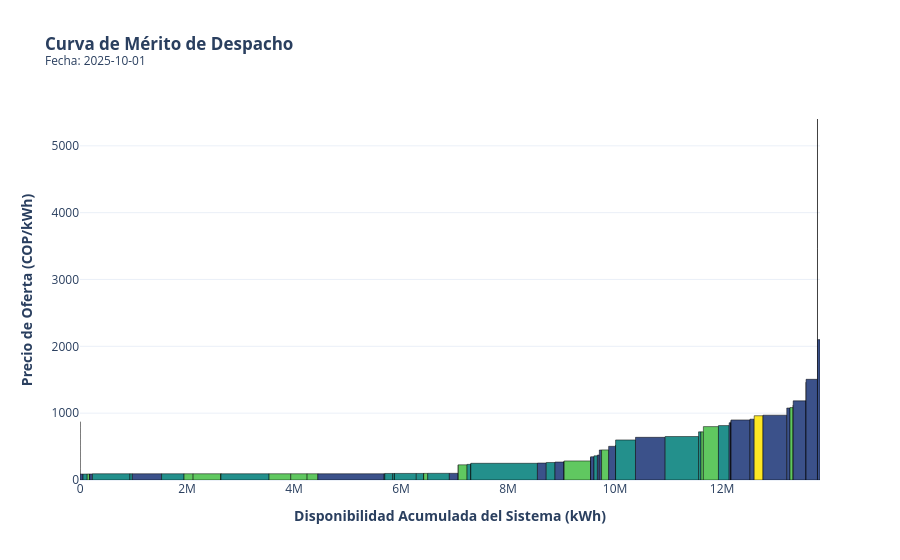

The cell this chart's notebook holds for it:
### Code cell
fig = go.Figure()

fig.add_trace(go.Bar(
    x=df_curva['Centro_X'],
    y=df_curva['Precio_Oferta'],
    width=df_curva['disponibilidad'], # El ancho del bloque representa los MW de disponibilidad
    customdata=df_curva[['Nombre_Planta', 'Tecnologia', 'Values_code', 'disponibilidad']],
    hovertemplate=(
        "<b>Planta:</b> %{customdata[0]}<br>"
        "<b>Tecnología:</b> %{customdata[1]}<br>"
        "<b>Código:</b> %{customdata[2]}<br>"
        "<b>Precio de Oferta:</b> %{y:,.2f} COP/kWh<br>"
        "<b>Disponibilidad:</b> %{customdata[3]:,.2f} kWh<br>"
        "<extra></extra>"
    ),
    marker=dict(
        color=pd.factorize(df_curva['Tecnologia'])[0], # Colores automáticos por tipo de tecnología
        colorscale='Viridis',
        line=dict(color='black', width=0.5) # Línea sutil para separar visualmente los bloques
    )
))

# 8. Ajustes de diseño de la gráfica
fig.update_layout(
    title=f'<b>Curva de Mérito de Despacho </b><br><sup>Fecha: {fecha_objetivo}</sup>',
    xaxis_title='<b>Disponibilidad Acumulada del Sistema (kWh)</b>',
    yaxis_title='<b>Precio de Oferta (COP/kWh)</b>',
    template='plotly_white',
    hovermode='x',
    bargap=0 # Evita espacios vacíos artificiales entre los bloques contiguos
)

fig.show()

### Figure 1 — Plotly figure (JSON) as saved in the notebook; plotly's stock layout.template omitted (floating-point values rounded to 4 significant figures; data arrays with more than 128 entries replaced by an {"elided": "..."} marker saying what was removed)
{"data": [{"customdata": {"elided": "79x4 mixed values"}, "hovertemplate": "<b>Planta:</b> %{customdata[0]}<br><b>Tecnología:</b> %{customdata[1]}<br><b>Código:</b> %{customdata[2]}<br><b>Precio de Oferta:</b> %{y:,.2f} COP/kWh<br><b>Disponibilidad:</b> %{customdata[3]:,.2f} kWh<br><extra></extra>", "marker": {"color": [0, 0, 0, 0, 0, 0, 0, 0, 0, 0, 1, 2, 3, 0, 1, 2, 2, 1, 2, 3, 3, 0, 2, 3, 3, 3, 1, 2, 2, 2, 0, 2, 2, 0, 3, 2, 1, 0, 3, 2, 0, 2, 1, 2, 1, 0, 3, 0, 1, 2, 1, 1, 3, 1, 0, 2, 1, 2, 2, 3, 3, 2, 1, 1, 0, 1, 1, 4, 1, 1, 3, 0, 1, 0, 1, 0, 0, 0, 1], "colorscale": [[0, "#440154"], [0.1111, "#482878"], [0.2222, "#3e4989"], [0.3333, "#31688e"], [0.4444, "#26828e"], [0.5556, "#1f9e89"], [0.6667, "#35b779"], [0.7778, "#6ece58"], [0.8889, "#b5de2b"], [1, "#fde725"]], "line": {"color": "black", "width": 0.5}}, "type": "bar", "width": [0.0, 0.0, 0.0, 0.0, 0.0, 0.0, 0.0, 0.0, 0.0, 0.0, 55000.0, 78000.0, 47000.0, 0.0, 50000.0, 700000.0, 47000.0, 546000.0, 420000.0, 170000.0, 519600.0, 0.0, 900000.0, 405000.0, 306000.0, 200000.0, 1240000.0, 12000.0, 145000.0, 35000.0, 0.0, 409000.0, 138000.0, 0.0, 75000.0, 405000.0, 166000.0, 0.0, 165000.0, 70000.0, 0.0, 1245000.0, 165000.0, 164000.0, 170000.0, 0.0, 495000.0, 0.0, 63000.0, 64000.0, 36000.0, 42000.0, 132000.0, 130000.0, 0.0, 372000.0, 555000.0, 624000.0, 45000.0, 45000.0, 282000.0, 200000.0, 28000.0, 8000.0, 0.0, 352000.0, 80000.0, 164000.0, 445000.0, 60000.0, 60000.0, 0.0, 241000.0, 0.0, 213000.0, 0.0, 0.0, 0.0, 47000.0], "x": [0.0, 0.0, 0.0, 0.0, 0.0, 0.0, 0.0, 0.0, 0.0, 0.0, 27500.0, 94000.0, 156500.0, 180000.0, 205000.0, 580000.0, 953500.0, 1250000.0, 1733000.0, 2028000.0, 2373000.0, 2633000.0, 3083000.0, 3735000.0, 4091000.0, 4344000.0, 5064000.0, 5690000.0, 5768000.0, 5858000.0, 5876000.0, 6080000.0, 6354000.0, 6423000.0, 6460000.0, 6700000.0, 6986000.0, 7069000.0, 7151000.0, 7269000.0, 7304000.0, 7926000.0, 8631000.0, 8796000.0, 8963000.0, 9048000.0, 9295000.0, 9543000.0, 9574000.0, 9638000.0, 9688000.0, 9727000.0, 9814000.0, 9945000.0, 10010000.0, 10200000.0, 10660000.0, 11250000.0, 11580000.0, 11630000.0, 11790000.0, 12030000.0, 12150000.0, 12160000.0, 12170000.0, 12340000.0, 12560000.0, 12680000.0, 12990000.0, 13240000.0, 13300000.0, 13330000.0, 13450000.0, 13570000.0, 13680000.0, 13780000.0, 13780000.0, 13780000.0, 13810000.0], "y": [82.06, 86.0, 87.0, 87.0, 88.0, 88.36, 88.36, 88.36, 88.36, 88.83, 89.0, 89.0, 90.0, 90.0, 90.0, 93.39, 93.4, 93.4, 93.4, 93.4, 93.4, 93.4, 93.4, 93.4, 93.4, 93.4, 93.4, 93.4, 97.81, 97.81, 98.28, 98.28, 98.28, 98.28, 98.94, 99.9, 100.0, 225.8, 227.2, 234.0, 243.3, 250.0, 254.0, 262.2, 269.0, 281.7, 285.0, 340.0, 348.0, 362.0, 374.0, 449.0, 450.0, 503.9, 522.4, 599.0, 638.6, 650.5, 720.8, 720.8, 799.0, 814.4, 857.0, 857.0, 890.0, 898.7, 910.0, 961.4, 969.7, 1077.0, 1084.0, 1120.0, 1185.0, 1463.0, 1507.0, 1732.0, 1734.0, 1934.0, 2100.0]}], "layout": {"bargap": 0, "hovermode": "x", "title": {"text": "<b>Curva de Mérito de Despacho </b><br><sup>Fecha: 2025-10-01</sup>"}, "xaxis": {"title": {"text": "<b>Disponibilidad Acumulada del Sistema (kWh)</b>"}}, "yaxis": {"title": {"text": "<b>Precio de Oferta (COP/kWh)</b>"}}}}
